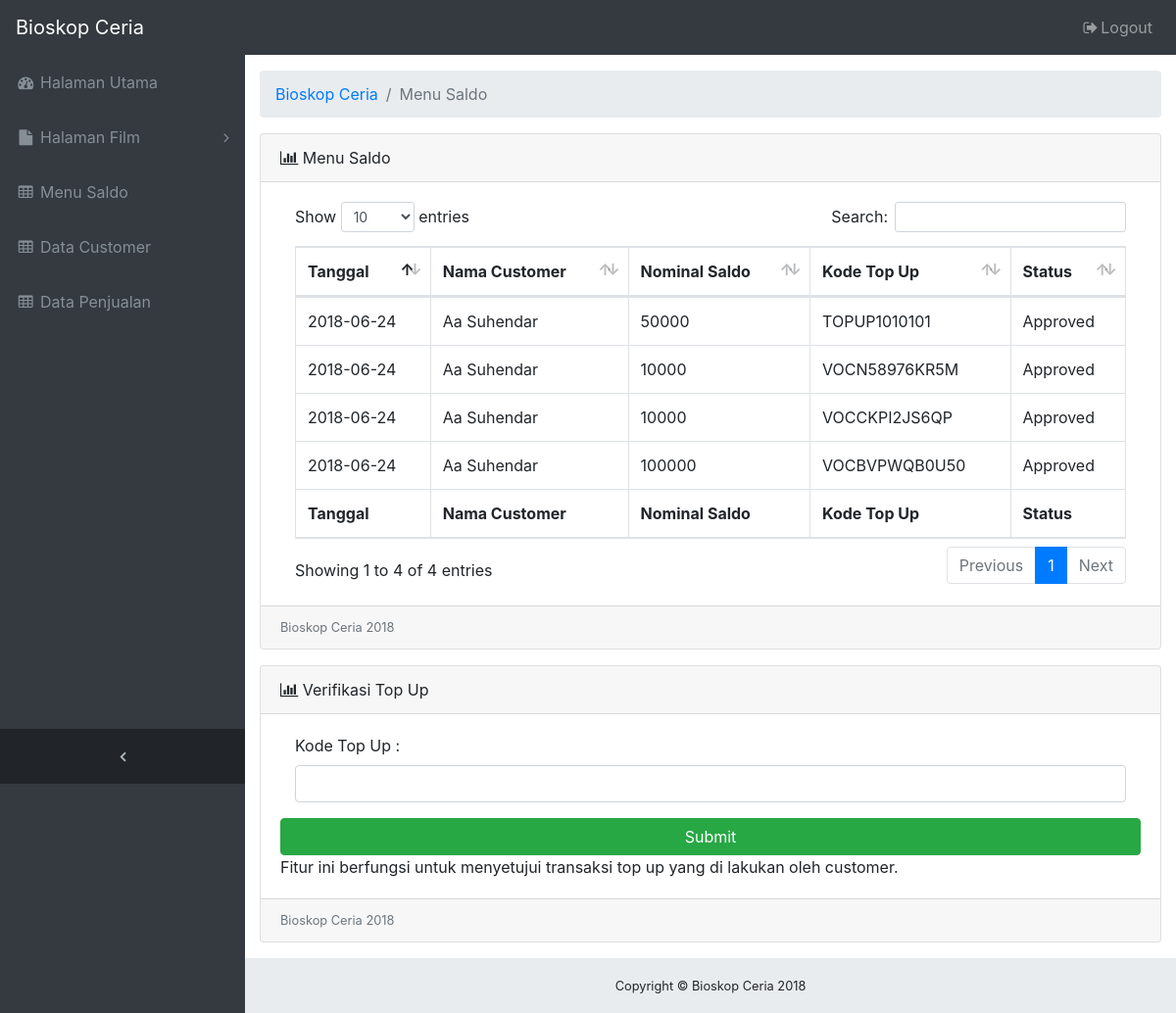
The page /home/saldo.php (signed in) on the database its author committed.
### tables this page shows
CREATE TABLE `topup` (
  `id` int(5) NOT NULL,
  `tanggal` date NOT NULL,
  `id_customer` int(5) UNSIGNED ZEROFILL NOT NULL,
  `uang` int(6) NOT NULL,
  `kode_topup` varchar(30) NOT NULL,
  `status` varchar(30) NOT NULL
);

CREATE TABLE `customer` (
  `id_customer` int(5) UNSIGNED ZEROFILL NOT NULL,
  `fname_customer` varchar(20) NOT NULL,
  `lname_customer` varchar(20) NOT NULL,
  `jk_customer` varchar(1) NOT NULL,
  `username_customer` varchar(12) NOT NULL,
  `password_customer` varchar(60) NOT NULL,
  `email_customer` varchar(50) NOT NULL,
  `phone_customer` varchar(20) NOT NULL,
  `saldo_customer` int(10) NOT NULL
);

### home/saldo.php (the view, shortened to what this page needs)
<?php
require_once "../config.php";
?>
<!DOCTYPE html>
<html lang="en">
<head>
  <link href="vendor/bootstrap/css/bootstrap.min.css" rel="stylesheet">
  <link href="vendor/font-awesome/css/font-awesome.min.css" rel="stylesheet" type="text/css">
  <link href="vendor/datatables/dataTables.bootstrap4.css" rel="stylesheet">
  <link href="css/sb-admin.css" rel="stylesheet">
</head>
<body class="fixed-nav sticky-footer bg-dark" id="page-top">
<?php include 'header.phtml'; ?>
  <div class="content-wrapper">
    <div class="container-fluid">
      <ol class="breadcrumb">
        <li class="breadcrumb-item">
          <a href="index.php"><?=nama;?></a>
        </li>
        <li class="breadcrumb-item active">Menu Saldo</li>
      </ol>
       <div class="row">
        <div class="col-lg-12">
          <div class="card mb-3">
            <div class="card-header">
              <i class="fa fa-bar-chart"></i> Menu Saldo</div>
        <div class="card-body">
          <div class="table-responsive">
            <table class="table table-bordered" id="dataTable" width="100%" cellspacing="0">
              <thead>
                <tr>
                  <th>Tanggal</th>
                  <th>Nama Customer</th>
                  <th>Nominal Saldo</th>
                  <th>Kode Top Up</th>
                  <th>Status</th>
                </tr>
              </thead>
              <tfoot>
                <tr>
                  <th>Tanggal</th>
                  <th>Nama Customer</th>
                  <th>Nominal Saldo</th>
                  <th>Kode Top Up</th>
                  <th>Status</th>
                </tr>
              </tfoot>
              <tbody>
              <?php $qyu = $conn->query("SELECT * FROM topup INNER JOIN customer WHERE topup.id_customer = customer.id_customer");
                while($datanya = $qyu->fetch_array()){ ?>
                <tr>
                  <td><?php echo $datanya['tanggal']; ?></td>
                  <td><?php echo $datanya['fname_customer']." ".$datanya['lname_customer']; ?></td>
                  <td><?php echo $datanya['uang']; ?></td>
                  <td><?php echo $datanya['kode_topup']; ?></td>
                  <td><?php echo $datanya['status']; ?></td>
                </tr>
              <?php } ?>
              </tbody>
            </table>
          </div>
        </div>
        <div class="card-footer small text-muted"><?=nama;?> 2018</div>
        </div>
         <div class="card mb-3">
            <div class="card-header">
              <i class="fa fa-bar-chart"></i> Verifikasi Top Up</div>
        <div class="card-body">
          <form action="" method="post">
          <div class="form-group">
            <label for="nama" class="col-sm-12 control-label">Kode Top Up :</label>
            <div class="col-sm-12">
              <input class="form-control" type="text" name="kode" required>
            </div>
          </div>
          <button type="submit" class="btn btn-success col-sm-12">Submit</button>
        </form>
          Fitur ini berfungsi untuk menyetujui transaksi top up yang di lakukan oleh customer.
        </div>
        <div class="card-footer small text-muted"><?=nama;?> 2018</div>
        </div>
        </div>
      </div>
    <footer class="sticky-footer">
      <div class="container">
        <div class="text-center">
          <small>Copyright © <?=nama;?> 2018</small>
        </div>
      </div>
    </footer>
  </div>
</body>
</html>

### home/css/sb-admin.css (style rules this page uses)
html { position: relative; min-height: 100%; }
body { overflow-x: hidden; }
body.sticky-footer { margin-bottom: 56px; }
body.sticky-footer .content-wrapper { min-height: calc(100vh - 56px - 56px); }
body.fixed-nav { padding-top: 56px; }
.content-wrapper { min-height: calc(100vh - 56px); padding-top: 1rem; }
.content-wrapper { overflow-x: hidden; background: white; }
@media (min-width: 992px) { .content-wrapper { margin-left: 250px; } }
footer.sticky-footer { position: absolute; right: 0; bottom: 0; width: 100%; height: 56px; background-color: #e9ecef; line-height: 55px; }
@media (min-width: 992px) { footer.sticky-footer { width: calc(100% - 250px); } }

### rows shown on the page
topup: tanggal "2018-06-24", id_customer.fname_customer "Aa", id_customer.lname_customer "Suhendar", uang "50000", kode_topup "TOPUP1010101", status "Approved"
topup: tanggal "2018-06-24", id_customer.fname_customer "Aa", id_customer.lname_customer "Suhendar", uang "10000", kode_topup "VOCN58976KR5M", status "Approved"
topup: tanggal "2018-06-24", id_customer.fname_customer "Aa", id_customer.lname_customer "Suhendar", uang "10000", kode_topup "VOCCKPI2JS6QP", status "Approved"
topup: tanggal "2018-06-24", id_customer.fname_customer "Aa", id_customer.lname_customer "Suhendar", uang "100000", kode_topup "VOCBVPWQB0U50", status "Approved"

### other values the page prints
nama "Bioskop Ceria"
